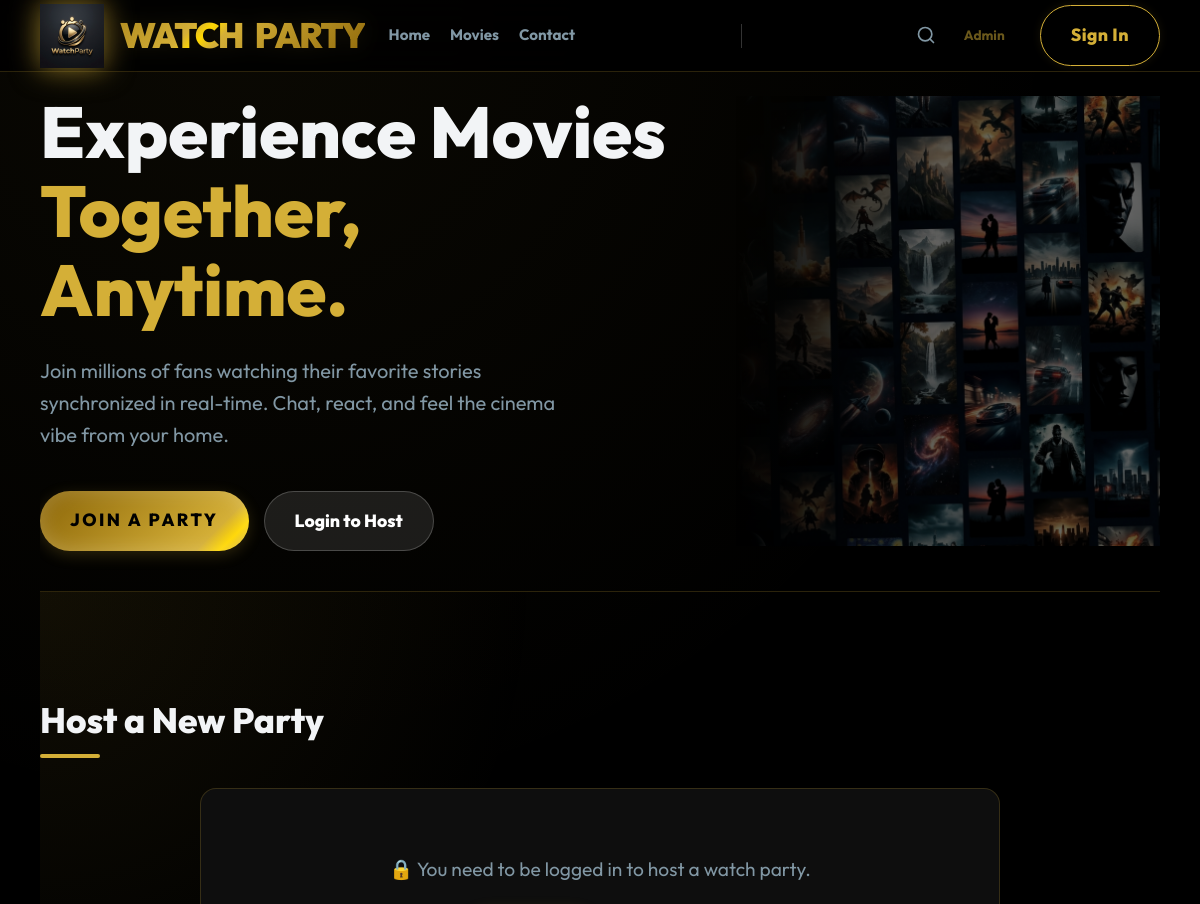
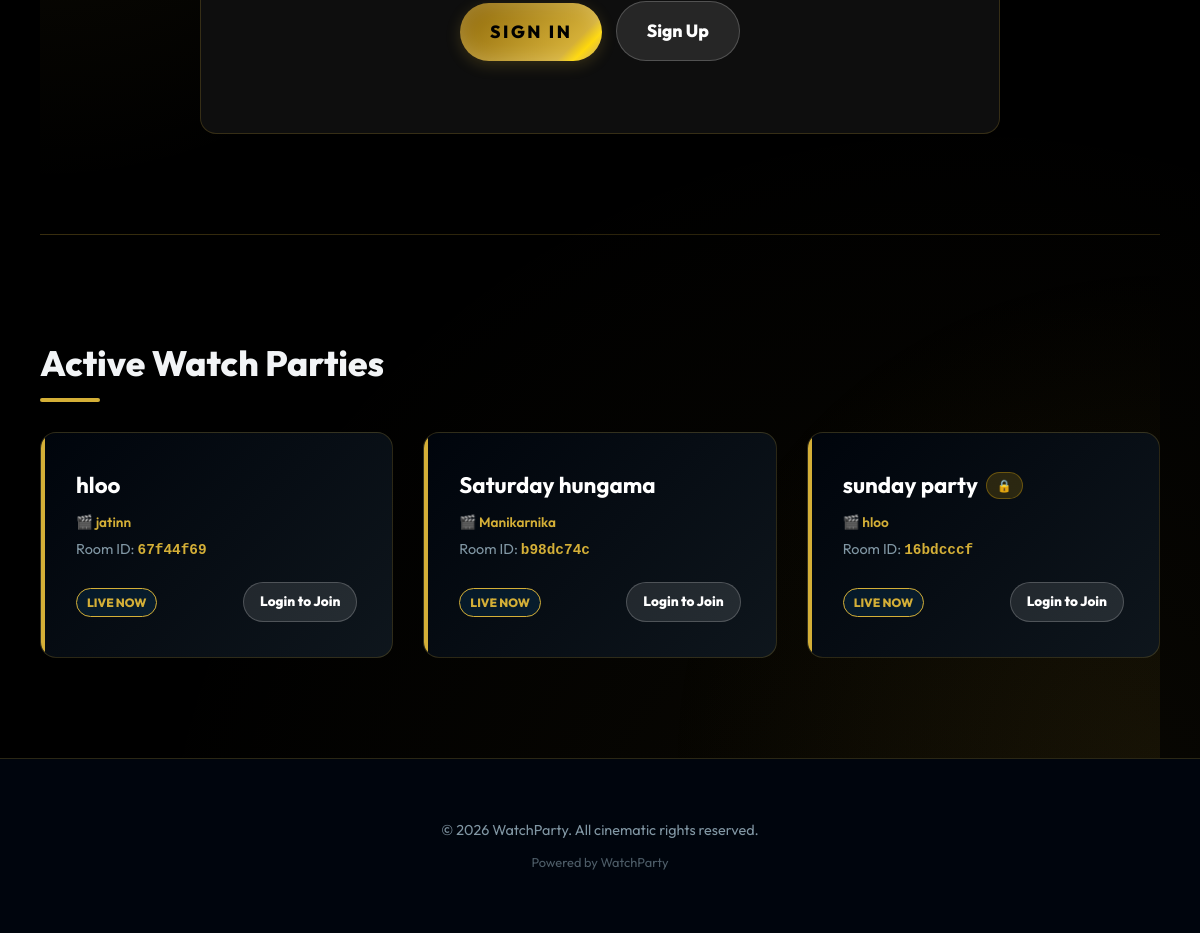
The page / on the database its author committed (2 pictures, top to bottom).
### models.py (models this page shows, shortened)
class Room(db.Model):
    id = db.Column(db.String(50), primary_key=True)
    name = db.Column(db.String(100), nullable=False)
    video_id = db.Column(
        db.Integer, db.ForeignKey("video.id"), unique=True, nullable=True
    )
    is_private = db.Column(db.Boolean, default=False)
    password_hash = db.Column(db.String(128), nullable=True)
    created_at = db.Column(db.DateTime, default=datetime.utcnow)
    video = db.relationship("Video", backref="rooms")

class Video(db.Model):
    id = db.Column(db.Integer, primary_key=True)
    title = db.Column(db.String(200), nullable=False)
    filename = db.Column(db.String(500), nullable=False)
    poster_filename = db.Column(db.String(500), nullable=True)
    genre = db.Column(db.String(100), nullable=True, default="")
    subtitle_filename = db.Column(db.String(500), nullable=True)
    upload_date = db.Column(db.DateTime, default=datetime.utcnow)
    ratings = db.relationship("Rating", backref="video", lazy=True)

### app.py (the view)
@app.route("/")
def index():
    rooms = Room.query.all()
    videos = Video.query.all()
    scheduled = (
        ScheduledParty.query.filter(ScheduledParty.scheduled_at > datetime.utcnow())
        .order_by(ScheduledParty.scheduled_at.asc())
        .limit(5)
        .all()
    )
    return render_template(
        "index.html",
        rooms=rooms,
        videos=videos,
        user=get_current_user(),
        scheduled_parties=scheduled,
    )

### app.py (called while the page is built, shortened)
def _get_csrf_token():
    token = session.get("csrf_token")
    if not token:
        token = secrets.token_urlsafe(32)
        session["csrf_token"] = token
    return token

@app.context_processor
def inject_csrf_token():
    return {"csrf_token": _get_csrf_token}

@app.before_request
def protect_from_csrf():
    if request.method not in {"POST", "PUT", "PATCH", "DELETE"}:
        return None

@app.after_request
def apply_security_headers(response):
    response.headers["X-Content-Type-Options"] = "nosniff"
    response.headers["X-Frame-Options"] = "SAMEORIGIN"
    response.headers["Referrer-Policy"] = "strict-origin-when-cross-origin"
    response.headers["Permissions-Policy"] = (
        "camera=(), microphone=(), geolocation=(), payment=()"
    )
    if IS_PRODUCTION and request.is_secure:
        response.headers["Strict-Transport-Security"] = "max-age=31536000; includeSubDomains"
    return response

def get_current_user():
    user_id = session.get("user_id")
    if user_id:
        return User.query.get(user_id)
    return None

### templates/index.html (shortened to what this page needs)
{% extends "base.html" %}
{% block content %}
<section class="hero-wrapper">
    <div class="hero-content">
        <div class="hero">
            <h1>Experience Movies <span>Together, Anytime.</span></h1>
            <p>Join millions of fans watching their favorite stories synchronized in real-time. Chat, react, and feel the cinema vibe from your home.</p>
            <div class="hero-actions">
                <a href="#join" class="btn btn-primary">Join a Party</a>
                {% if user %}
                <a href="#create" class="btn btn-secondary">Host Your Own</a>
                {% else %}
                <a href="{{ url_for('login') }}" class="btn btn-secondary">Login to Host</a>
                {% endif %}
            </div>
        </div>
    </div>
    <div class="hero-visuals">
        <div class="hero-visuals-container">
            <img src="{{ url_for('static', filename='images/prime_video_hero_posters_v2_1775479016384.png') }}" class="hero-collage" alt="Movies Collage">
        </div>
    </div>
</section>
<section id="create" style="padding: 100px 0;">
    <h2 class="section-title">Host a New Party</h2>
    <div class="card" style="max-width: 800px; margin: 0 auto;">
        {% if user %}
        <p style="color: var(--text-muted); margin-bottom: 30px;">Set up a private or public room to watch your favorite movies with friends. Select a title from our library to get started.</p>
        <form action="{{ url_for('create_room') }}" method="POST">
            <input type="hidden" name="csrf_token" value="{{ csrf_token() }}">
            <div style="display: grid; grid-template-columns: 1fr 1fr; gap: 20px;">
                <div>
                    <label for="room_name">Room Name</label>
                    <input type="text" id="room_name" name="room_name" placeholder="e.g. Friday Night Action" required>
                </div>
                <div>
                    <label for="video_id">Select Feature Movie</label>
                    <select id="video_id" name="video_id" required>
                        <option value="" disabled selected>Choose a movie...</option>
                        {% for video in videos %}
                        <option value="{{ video.id }}">{{ video.title }}</option>
                        {% endfor %}
                    </select>
                </div>
            </div>
            <div class="private-room-toggle" style="margin-top: 20px;">
                <div style="display: flex; align-items: center; gap: 12px; padding: 15px; background: rgba(255,255,255,0.05); border-radius: 8px; border: 1px solid var(--glass-border);">
                    <input type="checkbox" id="enablePassword" onchange="document.getElementById('passwordField').style.display = this.checked ? 'block' : 'none'">
                    <div>
                        <label for="enablePassword" style="cursor: pointer; margin: 0; font-weight: 700; color: white;">🔒 Make Private Room</label>
                        <p style="font-size: 0.8rem; color: var(--text-muted); margin: 2px 0 0 0;">Only users with the password can join</p>
                    </div>
                </div>
                <div id="passwordField" style="display: none; margin-top: 10px;">
                    <label for="room_password">Room Password</label>
                    <input type="text" name="room_password" id="room_password" placeholder="Set a room password">
                </div>
            </div>
            <div style="margin-top: 20px; margin-bottom: 30px; display: flex; align-items: center; gap: 10px; padding: 15px; background: rgba(255,255,255,0.05); border-radius: 4px;">
                <span style="font-size: 1.2rem;">🎬</span>
                <p style="font-size: 0.9rem; color: var(--text-muted); margin: 0;">
                    Can't find your movie? <a href="{{ url_for('admin_login') }}" style="color: var(--primary); font-weight: 600;">Upload new content</a> via the professional dashboard.
                </p>
            </div>
            <button type="submit" class="btn btn-primary" style="width: 100%;">Create Party Room</button>
        </form>
        {% else %}
        <div style="text-align: center; padding: 40px;">
            <p style="font-size: 1.2rem; color: var(--text-muted); margin-bottom: 20px;">🔒 You need to be logged in to host a watch party.</p>
            <a href="{{ url_for('login') }}" class="btn btn-primary">Sign In</a>
            <a href="{{ url_for('signup') }}" class="btn btn-secondary" style="margin-left: 10px;">Sign Up</a>
        </div>
        {% endif %}
    </div>
</section>
<section id="join" style="padding: 100px 0;">
    <h2 class="section-title">Active Watch Parties</h2>
    {% if rooms %}
    <div class="room-grid">
        {% for room in rooms %}
        <div class="card room-card-premium">
            <div style="position: absolute; top: 0; left: 0; width: 4px; height: 100%; background: var(--primary);"></div>
            <div style="padding: 10px;">
                <div style="display: flex; align-items: center; gap: 8px; margin-bottom: 8px;">
                    <h3 style="font-size: 1.4rem; color: white; margin: 0;">{{ room.name }}</h3>
                    {% if room.is_private %}
                    <span class="private-badge">🔒</span>
                    {% endif %}
                </div>
                {% if room.video %}
                <p style="color: var(--primary); font-size: 0.85rem; margin-bottom: 5px; font-weight: 600;">🎬 {{ room.video.title }}</p>
                {% endif %}
                <p style="color: var(--text-muted); font-size: 0.9rem; margin-bottom: 20px;">
                    Room ID: <span style="color: var(--primary); font-family: monospace; font-weight: 800;">{{ room.id }}</span>
                </p>
                <div style="display: flex; align-items: center; justify-content: space-between; margin-top: auto;">
                    <span style="font-size: 0.75rem; color: var(--primary); font-weight: 800; background: rgba(26,152,255,0.1); padding: 4px 10px; border-radius: 20px; border: 1px solid var(--primary);">LIVE NOW</span>
                    {% if user %}
                    <a href="{{ url_for('room', room_id=room.id) }}" class="btn btn-primary" style="padding: 8px 16px; font-size: 0.85rem;">Join Now</a>
                    {% else %}
                    <a href="{{ url_for('login') }}" class="btn btn-secondary" style="padding: 8px 16px; font-size: 0.85rem;">Login to Join</a>
                    {% endif %}
                </div>
            </div>
        </div>
        {% endfor %}
    </div>
    {% else %}
    <div class="card" style="text-align: center; padding: 60px;">
        <p style="font-size: 1.1rem; color: var(--text-muted);">No parties are currently active. Be the first to start the show!</p>
        <a href="#create" class="btn btn-secondary" style="margin-top: 20px;">Host a Party</a>
    </div>
    {% endif %}
</section>
{% endblock %}

### static/css/style.css (style rules this page uses)
:root { --primary: #D4AF37; --primary-light: #FFDF73; --primary-dark: #8B6508; --gold-gradient: linear-gradient(135deg, #8B6508 0%, #D4AF37 45%, #FFD700 50%, #D4AF37 55%, #8B6508 100%); --gold-glow: 0 0 20px rgba(212, 175, 55, 0.4); --primary-hover: #C5A021; --secondary: #FFFFFF; --bg-dark: #000000; --bg-darker: #050505; --bg-card: rgba(15, 15, 15, 0.98); --text-light: #F2F4F6; --text-muted: #8197A4; --glass: rgba(0, 0, 0, 0.85); --glass-border: rgba(212, 175, 55, 0.2); --shadow: 0 20px 40px rgba(0, 0, 0, 0.9); --transition: all 0.4s cubic-bezier(0.4, 0, 0.2, 1); }
* { margin: 0; padding: 0; box-sizing: border-box; }
body { font-family: 'Outfit', -apple-system, BlinkMacSystemFont, 'Segoe UI', Roboto, Oxygen, Ubuntu, Cantarell, 'Open Sans', 'Helvetica Neue', sans-serif; background-color: var(--bg-dark); background-image: radial-gradient(circle at 20% 0%, rgba(212, 175, 55, 0.05) 0%, transparent 40%), radial-gradient(circle at 80% 100%, rgba(212, 175, 55, 0.05) 0%, transparent 40%); background-attachment: fixed; color: var(--text-light); line-height: 1.6; overflow-x: hidden; min-height: 100vh; }
.hero-wrapper { display: flex; align-items: center; justify-content: space-between; gap: 60px; padding: 20px 0 40px; position: relative; }
.hero-content { flex: 1.2; z-index: 2; }
.hero-visuals { flex: 0.8; position: relative; height: 450px; display: flex; align-items: center; justify-content: center; z-index: 1; }
.hero-visuals-container { position: relative; width: 100%; height: 100%; perspective: 1000px; }
.hero-collage { width: 120%; height: 100%; object-fit: cover; mask-image: linear-gradient(to right, transparent, black 40%); -webkit-mask-image: linear-gradient(to right, transparent, black 40%); filter: brightness(0.4) saturate(0.8); animation: floatCollage 20s ease-in-out infinite alternate; }
.hero h1 { font-size: 4.5rem; font-weight: 800; line-height: 1.1; margin-bottom: 25px; animation: fadeInDown 0.8s ease-out; }
.hero h1 span { display: block; color: var(--primary); }
.hero p { font-size: 1.25rem; color: var(--text-muted); max-width: 550px; margin-bottom: 40px; animation: fadeInUp 1s ease-out; }
.hero-actions { display: flex; gap: 15px; animation: fadeInUp 1.2s ease-out; }
.btn { display: inline-block; padding: 15px 30px; border-radius: 50px; font-weight: 800; font-size: 1.1rem; text-decoration: none; cursor: pointer; transition: all 0.4s cubic-bezier(0.175, 0.885, 0.32, 1.275); text-align: center; position: relative; overflow: hidden; }
.btn-primary { background: var(--gold-gradient); background-size: 200% auto; color: #000; text-transform: uppercase; letter-spacing: 2.5px; border: none; box-shadow: 0 4px 15px rgba(212, 175, 55, 0.2), inset 0 0 20px rgba(255, 255, 255, 0.2); font-weight: 800; transition: all 0.4s ease; }
.btn-primary::before { content: ''; position: absolute; top: 0; left: -100%; width: 100%; height: 100%; background: linear-gradient(90deg, transparent, rgba(212,175,55,0.2), transparent); transition: all 0.6s ease; }
.btn-secondary { background: rgba(255, 255, 255, 0.1); color: white; border: 1px solid rgba(255, 255, 255, 0.2); }
section { position: relative; overflow: hidden; }
#create { background: radial-gradient(circle at 0% 0%, rgba(212, 175, 55, 0.08) 0%, transparent 40%); border-top: 1px solid var(--glass-border); border-bottom: 1px solid var(--glass-border); }
#join { background: radial-gradient(circle at 100% 100%, rgba(212, 175, 55, 0.08) 0%, transparent 40%); }
.section-title { font-size: 2.2rem; font-weight: 800; margin-bottom: 40px; position: relative; display: inline-block; }
.section-title::after { content: ''; position: absolute; left: 0; bottom: -10px; width: 60px; height: 4px; background: var(--primary); border-radius: 2px; }
.room-grid { display: grid; grid-template-columns: repeat(auto-fill, minmax(320px, 1fr)); gap: 30px; }
.card { background: var(--bg-card); border: 1px solid var(--glass-border); border-radius: 16px; padding: 25px; position: relative; overflow: hidden; transition: var(--transition); }
.card h2, .card h3 { margin-bottom: 15px; font-weight: 700; }
.room-card-premium { background: linear-gradient(135deg, rgba(0, 5, 13, 0.9), rgba(15, 23, 30, 0.95)); border: 1px solid var(--glass-border); min-height: 200px; }
.private-badge { font-size: 0.75rem; background: rgba(255, 193, 7, 0.15); padding: 3px 10px; border-radius: 20px; border: 1px solid rgba(255, 193, 7, 0.3); }

### rows shown on the page
Room: name "hloo", video "jatinn", id "67f44f69"
Room: name "Saturday hungama", video "Manikarnika", id "b98dc74c"
Room: name "sunday party", video "hloo", id "16bdcccf"
